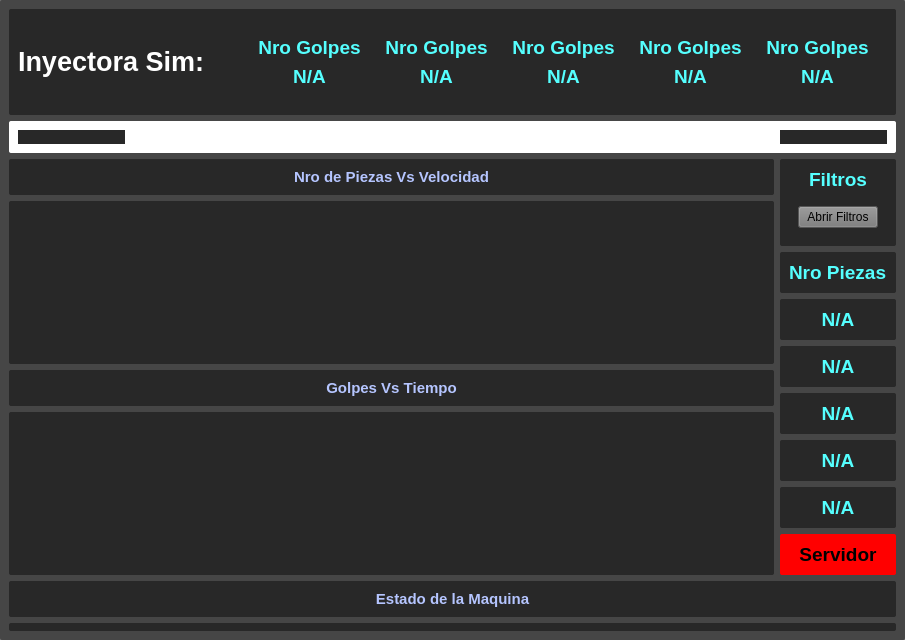
<?xml version="1.0" encoding="UTF-8"?>
<ui version="4.0">
 <class>MainWindow</class>
 <widget class="QMainWindow" name="MainWindow">
  <property name="geometry">
   <rect>
    <x>0</x>
    <y>0</y>
    <width>905</width>
    <height>640</height>
   </rect>
  </property>
  <property name="windowTitle">
   <string>MainWindow</string>
  </property>
  <property name="styleSheet">
   <string notr="true">*{
	
	background-color: rgb(120, 120, 120);
}
.QWidget{
	
	background-color: rgb(40, 40, 40);
	border-radius: 2;

}
.QLabel{
	background-color: rgb(40, 40, 40);
	font: bold;
}
QWidget#cp{
	
	background-color: rgb(70, 70, 70);
}
QWidget#Logos_1{
	background-color: rgb(255, 255, 255);
	border-radius: 2;
}
QWidget#Separador{
	background-color: rgb(255, 255, 255);
	border-radius: 2;
}

QPushButton#botonAF:hover{
background-color: orange;
}
</string>
  </property>
  <widget class="QWidget" name="cp">
   <property name="styleSheet">
    <string notr="true"/>
   </property>
   <layout class="QVBoxLayout" name="verticalLayout_15" stretch="1,1,10,3">
    <item>
     <widget class="QWidget" name="Titulo" native="true">
      <layout class="QHBoxLayout" name="horizontalLayout_4" stretch="1,3">
       <item>
        <widget class="QLabel" name="nroMaquina">
         <property name="font">
          <font>
           <pointsize>26</pointsize>
           <weight>75</weight>
           <italic>false</italic>
           <bold>true</bold>
           <underline>false</underline>
           <strikeout>false</strikeout>
          </font>
         </property>
         <property name="text">
          <string>&lt;html&gt;&lt;head/&gt;&lt;body&gt;&lt;p&gt;&lt;span style=&quot; font-size:20pt; color:#ffffff;&quot;&gt;Inyectora Sim:&lt;/span&gt;&lt;/p&gt;&lt;/body&gt;&lt;/html&gt;</string>
         </property>
        </widget>
       </item>
       <item>
        <widget class="QWidget" name="widget_8" native="true">
         <layout class="QHBoxLayout" name="horizontalLayout_2">
          <item>
           <widget class="QWidget" name="widget_4" native="true">
            <layout class="QVBoxLayout" name="verticalLayout_6">
             <item>
              <widget class="QLabel" name="l_8">
               <property name="text">
                <string>&lt;html&gt;&lt;head/&gt;&lt;body&gt;&lt;p&gt;&lt;span style=&quot; font-size:14pt; color:#55ffff;&quot;&gt;Nro Golpes&lt;/span&gt;&lt;/p&gt;&lt;/body&gt;&lt;/html&gt;</string>
               </property>
               <property name="alignment">
                <set>Qt::AlignCenter</set>
               </property>
              </widget>
             </item>
             <item>
              <widget class="QLabel" name="l_g_2">
               <property name="text">
                <string>&lt;html&gt;&lt;head/&gt;&lt;body&gt;&lt;p&gt;&lt;span style=&quot; font-size:14pt; color:#55ffff;&quot;&gt;N/A&lt;/span&gt;&lt;/p&gt;&lt;/body&gt;&lt;/html&gt;</string>
               </property>
               <property name="alignment">
                <set>Qt::AlignCenter</set>
               </property>
              </widget>
             </item>
            </layout>
           </widget>
          </item>
          <item>
           <widget class="QWidget" name="widget_3" native="true">
            <layout class="QVBoxLayout" name="verticalLayout_4">
             <item>
              <widget class="QLabel" name="l_7">
               <property name="text">
                <string>&lt;html&gt;&lt;head/&gt;&lt;body&gt;&lt;p&gt;&lt;span style=&quot; font-size:14pt; color:#55ffff;&quot;&gt;Nro Golpes&lt;/span&gt;&lt;/p&gt;&lt;/body&gt;&lt;/html&gt;</string>
               </property>
               <property name="alignment">
                <set>Qt::AlignCenter</set>
               </property>
              </widget>
             </item>
             <item>
              <widget class="QLabel" name="l_g">
               <property name="text">
                <string>&lt;html&gt;&lt;head/&gt;&lt;body&gt;&lt;p&gt;&lt;span style=&quot; font-size:14pt; color:#55ffff;&quot;&gt;N/A&lt;/span&gt;&lt;/p&gt;&lt;/body&gt;&lt;/html&gt;</string>
               </property>
               <property name="alignment">
                <set>Qt::AlignCenter</set>
               </property>
              </widget>
             </item>
            </layout>
           </widget>
          </item>
          <item>
           <widget class="QWidget" name="widget_5" native="true">
            <layout class="QVBoxLayout" name="verticalLayout_8">
             <item>
              <widget class="QLabel" name="l_9">
               <property name="text">
                <string>&lt;html&gt;&lt;head/&gt;&lt;body&gt;&lt;p&gt;&lt;span style=&quot; font-size:14pt; color:#55ffff;&quot;&gt;Nro Golpes&lt;/span&gt;&lt;/p&gt;&lt;/body&gt;&lt;/html&gt;</string>
               </property>
               <property name="alignment">
                <set>Qt::AlignCenter</set>
               </property>
              </widget>
             </item>
             <item>
              <widget class="QLabel" name="l_g_3">
               <property name="text">
                <string>&lt;html&gt;&lt;head/&gt;&lt;body&gt;&lt;p&gt;&lt;span style=&quot; font-size:14pt; color:#55ffff;&quot;&gt;N/A&lt;/span&gt;&lt;/p&gt;&lt;/body&gt;&lt;/html&gt;</string>
               </property>
               <property name="alignment">
                <set>Qt::AlignCenter</set>
               </property>
              </widget>
             </item>
            </layout>
           </widget>
          </item>
          <item>
           <widget class="QWidget" name="widget_7" native="true">
            <layout class="QVBoxLayout" name="verticalLayout_13">
             <item>
              <widget class="QLabel" name="l_11">
               <property name="text">
                <string>&lt;html&gt;&lt;head/&gt;&lt;body&gt;&lt;p&gt;&lt;span style=&quot; font-size:14pt; color:#55ffff;&quot;&gt;Nro Golpes&lt;/span&gt;&lt;/p&gt;&lt;/body&gt;&lt;/html&gt;</string>
               </property>
               <property name="alignment">
                <set>Qt::AlignCenter</set>
               </property>
              </widget>
             </item>
             <item>
              <widget class="QLabel" name="l_g_5">
               <property name="text">
                <string>&lt;html&gt;&lt;head/&gt;&lt;body&gt;&lt;p&gt;&lt;span style=&quot; font-size:14pt; color:#55ffff;&quot;&gt;N/A&lt;/span&gt;&lt;/p&gt;&lt;/body&gt;&lt;/html&gt;</string>
               </property>
               <property name="alignment">
                <set>Qt::AlignCenter</set>
               </property>
              </widget>
             </item>
            </layout>
           </widget>
          </item>
          <item>
           <widget class="QWidget" name="widget_6" native="true">
            <layout class="QVBoxLayout" name="verticalLayout_12">
             <item>
              <widget class="QLabel" name="l_10">
               <property name="text">
                <string>&lt;html&gt;&lt;head/&gt;&lt;body&gt;&lt;p&gt;&lt;span style=&quot; font-size:14pt; color:#55ffff;&quot;&gt;Nro Golpes&lt;/span&gt;&lt;/p&gt;&lt;/body&gt;&lt;/html&gt;</string>
               </property>
               <property name="alignment">
                <set>Qt::AlignCenter</set>
               </property>
              </widget>
             </item>
             <item>
              <widget class="QLabel" name="l_g_4">
               <property name="text">
                <string>&lt;html&gt;&lt;head/&gt;&lt;body&gt;&lt;p&gt;&lt;span style=&quot; font-size:14pt; color:#55ffff;&quot;&gt;N/A&lt;/span&gt;&lt;/p&gt;&lt;/body&gt;&lt;/html&gt;</string>
               </property>
               <property name="alignment">
                <set>Qt::AlignCenter</set>
               </property>
              </widget>
             </item>
            </layout>
           </widget>
          </item>
         </layout>
        </widget>
       </item>
      </layout>
     </widget>
    </item>
    <item>
     <widget class="QWidget" name="Logos_1" native="true">
      <property name="styleSheet">
       <string notr="true"/>
      </property>
      <layout class="QHBoxLayout" name="horizontalLayout_3" stretch="1,6,1">
       <item>
        <widget class="QLabel" name="label">
         <property name="styleSheet">
          <string notr="true">border-image: url(:/Logos Principales/Logo 1.jpg);</string>
         </property>
         <property name="text">
          <string/>
         </property>
        </widget>
       </item>
       <item>
        <widget class="QWidget" name="Separador" native="true">
         <property name="styleSheet">
          <string notr="true"/>
         </property>
        </widget>
       </item>
       <item>
        <widget class="QLabel" name="label_3">
         <property name="styleSheet">
          <string notr="true">border-image: url(:/Logos Principales/Logo 2.jpg);</string>
         </property>
         <property name="text">
          <string/>
         </property>
        </widget>
       </item>
      </layout>
     </widget>
    </item>
    <item>
     <layout class="QHBoxLayout" name="horizontalLayout" stretch="9,1">
      <item>
       <layout class="QVBoxLayout" name="verticalLayout_9">
        <property name="spacing">
         <number>6</number>
        </property>
        <item>
         <layout class="QVBoxLayout" name="verticalLayout_3" stretch="2,39">
          <item>
           <widget class="QWidget" name="wtXY2" native="true">
            <layout class="QGridLayout" name="gridLayout_3">
             <item row="0" column="0">
              <widget class="QLabel" name="l_pv">
               <property name="font">
                <font>
                 <pointsize>11</pointsize>
                 <weight>75</weight>
                 <italic>false</italic>
                 <bold>true</bold>
                </font>
               </property>
               <property name="text">
                <string>&lt;html&gt;&lt;head/&gt;&lt;body&gt;&lt;p&gt;&lt;span style=&quot; color:#b5c5ff;&quot;&gt;Nro de Piezas Vs Velocidad&lt;/span&gt;&lt;/p&gt;&lt;/body&gt;&lt;/html&gt;</string>
               </property>
               <property name="alignment">
                <set>Qt::AlignCenter</set>
               </property>
              </widget>
             </item>
            </layout>
           </widget>
          </item>
          <item>
           <widget class="QWidget" name="xy2" native="true"/>
          </item>
         </layout>
        </item>
        <item>
         <layout class="QVBoxLayout" name="verticalLayout_2" stretch="1,20">
          <item>
           <widget class="QWidget" name="wtXY1" native="true">
            <layout class="QGridLayout" name="gridLayout">
             <item row="0" column="0">
              <widget class="QLabel" name="l_gt">
               <property name="font">
                <font>
                 <pointsize>11</pointsize>
                 <weight>75</weight>
                 <italic>false</italic>
                 <bold>true</bold>
                </font>
               </property>
               <property name="text">
                <string>&lt;html&gt;&lt;head/&gt;&lt;body&gt;&lt;p&gt;&lt;span style=&quot; color:#b5c5ff;&quot;&gt;Golpes Vs Tiempo&lt;/span&gt;&lt;/p&gt;&lt;/body&gt;&lt;/html&gt;</string>
               </property>
               <property name="alignment">
                <set>Qt::AlignCenter</set>
               </property>
              </widget>
             </item>
            </layout>
           </widget>
          </item>
          <item>
           <widget class="QWidget" name="xy1" native="true"/>
          </item>
         </layout>
        </item>
       </layout>
      </item>
      <item>
       <layout class="QVBoxLayout" name="verticalLayout_14" stretch="1,4,2">
        <item>
         <widget class="QWidget" name="widget_14" native="true">
          <layout class="QVBoxLayout" name="verticalLayout_11" stretch="1,3">
           <item>
            <widget class="QLabel" name="l_6">
             <property name="text">
              <string>&lt;html&gt;&lt;head/&gt;&lt;body&gt;&lt;p&gt;&lt;span style=&quot; font-size:14pt; color:#55ffff;&quot;&gt;Filtros&lt;/span&gt;&lt;/p&gt;&lt;/body&gt;&lt;/html&gt;</string>
             </property>
             <property name="alignment">
              <set>Qt::AlignCenter</set>
             </property>
            </widget>
           </item>
           <item>
            <widget class="QWidget" name="widget" native="true">
             <layout class="QVBoxLayout" name="verticalLayout_10">
              <item>
               <widget class="QPushButton" name="botonAF">
                <property name="text">
                 <string>Abrir Filtros</string>
                </property>
               </widget>
              </item>
             </layout>
            </widget>
           </item>
          </layout>
         </widget>
        </item>
        <item>
         <layout class="QVBoxLayout" name="verticalLayout_7" stretch="2,1,1,1,1,1">
          <item>
           <widget class="QWidget" name="NroPiezas" native="true">
            <property name="styleSheet">
             <string notr="true"/>
            </property>
            <layout class="QVBoxLayout" name="verticalLayout_5" stretch="1">
             <item>
              <widget class="QLabel" name="l_5">
               <property name="text">
                <string>&lt;html&gt;&lt;head/&gt;&lt;body&gt;&lt;p&gt;&lt;span style=&quot; font-size:14pt; color:#55ffff;&quot;&gt;Nro Piezas&lt;/span&gt;&lt;/p&gt;&lt;/body&gt;&lt;/html&gt;</string>
               </property>
              </widget>
             </item>
            </layout>
           </widget>
          </item>
          <item>
           <widget class="QWidget" name="wnp1" native="true">
            <layout class="QGridLayout" name="gridLayout_6">
             <item row="0" column="0">
              <widget class="QLabel" name="np1">
               <property name="font">
                <font>
                 <pointsize>8</pointsize>
                 <weight>75</weight>
                 <italic>false</italic>
                 <bold>true</bold>
                </font>
               </property>
               <property name="text">
                <string>&lt;html&gt;&lt;head/&gt;&lt;body&gt;&lt;p&gt;&lt;span style=&quot; font-size:14pt; color:#55ffff;&quot;&gt;N/A&lt;/span&gt;&lt;/p&gt;&lt;/body&gt;&lt;/html&gt;</string>
               </property>
               <property name="alignment">
                <set>Qt::AlignCenter</set>
               </property>
              </widget>
             </item>
            </layout>
           </widget>
          </item>
          <item>
           <widget class="QWidget" name="wnp2" native="true">
            <layout class="QGridLayout" name="gridLayout_7">
             <item row="0" column="0">
              <widget class="QLabel" name="np2">
               <property name="font">
                <font>
                 <pointsize>8</pointsize>
                 <weight>75</weight>
                 <italic>false</italic>
                 <bold>true</bold>
                </font>
               </property>
               <property name="text">
                <string>&lt;html&gt;&lt;head/&gt;&lt;body&gt;&lt;p&gt;&lt;span style=&quot; font-size:14pt; color:#55ffff;&quot;&gt;N/A&lt;/span&gt;&lt;/p&gt;&lt;/body&gt;&lt;/html&gt;</string>
               </property>
               <property name="alignment">
                <set>Qt::AlignCenter</set>
               </property>
              </widget>
             </item>
            </layout>
           </widget>
          </item>
          <item>
           <widget class="QWidget" name="wnp3" native="true">
            <layout class="QGridLayout" name="gridLayout_8">
             <item row="0" column="0">
              <widget class="QLabel" name="np3">
               <property name="font">
                <font>
                 <pointsize>8</pointsize>
                 <weight>75</weight>
                 <italic>false</italic>
                 <bold>true</bold>
                </font>
               </property>
               <property name="text">
                <string>&lt;html&gt;&lt;head/&gt;&lt;body&gt;&lt;p&gt;&lt;span style=&quot; font-size:14pt; color:#55ffff;&quot;&gt;N/A&lt;/span&gt;&lt;/p&gt;&lt;/body&gt;&lt;/html&gt;</string>
               </property>
               <property name="alignment">
                <set>Qt::AlignCenter</set>
               </property>
              </widget>
             </item>
            </layout>
           </widget>
          </item>
          <item>
           <widget class="QWidget" name="wnp4" native="true">
            <layout class="QGridLayout" name="gridLayout_9">
             <item row="0" column="0">
              <widget class="QLabel" name="np4">
               <property name="font">
                <font>
                 <pointsize>8</pointsize>
                 <weight>75</weight>
                 <italic>false</italic>
                 <bold>true</bold>
                </font>
               </property>
               <property name="text">
                <string>&lt;html&gt;&lt;head/&gt;&lt;body&gt;&lt;p&gt;&lt;span style=&quot; font-size:14pt; color:#55ffff;&quot;&gt;N/A&lt;/span&gt;&lt;/p&gt;&lt;/body&gt;&lt;/html&gt;</string>
               </property>
               <property name="alignment">
                <set>Qt::AlignCenter</set>
               </property>
              </widget>
             </item>
            </layout>
           </widget>
          </item>
          <item>
           <widget class="QWidget" name="wnp5" native="true">
            <layout class="QGridLayout" name="gridLayout_11">
             <item row="0" column="0">
              <widget class="QLabel" name="np5">
               <property name="font">
                <font>
                 <pointsize>8</pointsize>
                 <weight>75</weight>
                 <italic>false</italic>
                 <bold>true</bold>
                </font>
               </property>
               <property name="text">
                <string>&lt;html&gt;&lt;head/&gt;&lt;body&gt;&lt;p&gt;&lt;span style=&quot; font-size:14pt; color:#55ffff;&quot;&gt;N/A&lt;/span&gt;&lt;/p&gt;&lt;/body&gt;&lt;/html&gt;</string>
               </property>
               <property name="alignment">
                <set>Qt::AlignCenter</set>
               </property>
              </widget>
             </item>
            </layout>
           </widget>
          </item>
         </layout>
        </item>
        <item>
         <widget class="QWidget" name="servidor" native="true">
          <property name="styleSheet">
           <string notr="true">background-color: rgb(255, 0, 0);</string>
          </property>
          <layout class="QGridLayout" name="gridLayout_2">
           <item row="0" column="0">
            <widget class="QLabel" name="l_servidor">
             <property name="text">
              <string>&lt;html&gt;&lt;head/&gt;&lt;body&gt;&lt;p&gt;&lt;span style=&quot; font-size:14pt; color:#000000;&quot;&gt;Servidor&lt;/span&gt;&lt;/p&gt;&lt;/body&gt;&lt;/html&gt;</string>
             </property>
             <property name="alignment">
              <set>Qt::AlignCenter</set>
             </property>
            </widget>
           </item>
          </layout>
         </widget>
        </item>
       </layout>
      </item>
     </layout>
    </item>
    <item>
     <layout class="QVBoxLayout" name="verticalLayout" stretch="1,6">
      <item>
       <widget class="QWidget" name="maquina" native="true">
        <layout class="QGridLayout" name="gridLayout_10">
         <item row="0" column="0">
          <widget class="QLabel" name="label_13">
           <property name="font">
            <font>
             <pointsize>11</pointsize>
             <weight>75</weight>
             <italic>false</italic>
             <bold>true</bold>
            </font>
           </property>
           <property name="text">
            <string>&lt;html&gt;&lt;head/&gt;&lt;body&gt;&lt;p&gt;&lt;span style=&quot; color:#b5c5ff;&quot;&gt;Estado de la Maquina&lt;/span&gt;&lt;/p&gt;&lt;/body&gt;&lt;/html&gt;</string>
           </property>
           <property name="alignment">
            <set>Qt::AlignCenter</set>
           </property>
          </widget>
         </item>
        </layout>
       </widget>
      </item>
      <item>
       <widget class="QWidget" name="barras" native="true"/>
      </item>
     </layout>
    </item>
   </layout>
  </widget>
 </widget>
 <resources>
  <include location="Iconos/Logos/Logos.qrc"/>
 </resources>
 <connections/>
</ui>
